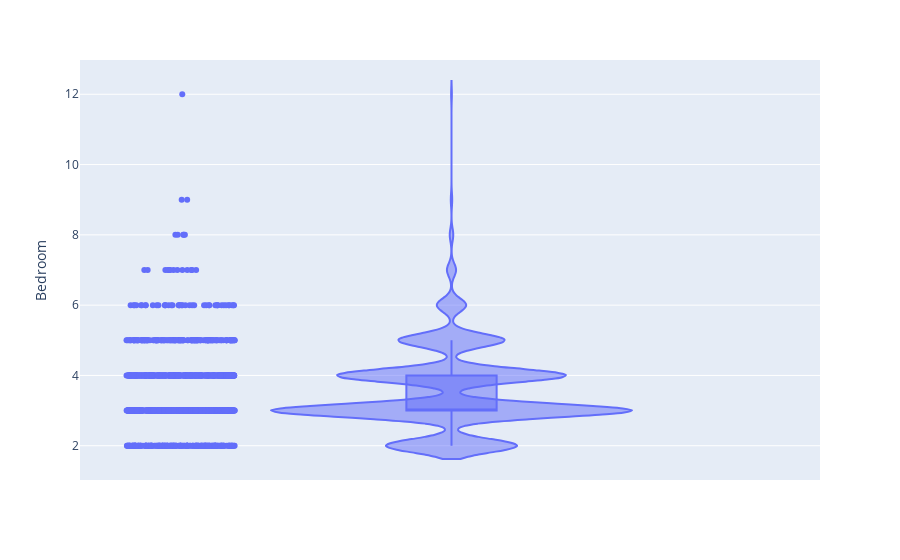

The cell this chart's notebook holds for it:
### Code cell
# violin and boxplots
fig = px.violin(merged_rentals, y="Bedroom", box=True, # draw box plot inside the violin
                points='all', # can be 'outliers', or False
               )
fig.show()

### Figure 1 — Plotly figure (JSON) as saved in the notebook; plotly's stock layout.template omitted (floating-point values rounded to 4 significant figures; data arrays with more than 128 entries replaced by an {"elided": "..."} marker saying what was removed)
{"data": [{"alignmentgroup": "True", "box": {"visible": true}, "hovertemplate": "Bedroom=%{y}<extra></extra>", "legendgroup": "", "marker": {"color": "#636efa"}, "name": "", "offsetgroup": "", "orientation": "v", "points": "all", "scalegroup": "True", "showlegend": false, "type": "violin", "x0": " ", "xaxis": "x", "y": {"elided": "1244 int values"}, "y0": " ", "yaxis": "y"}], "layout": {"legend": {"tracegroupgap": 0}, "margin": {"t": 60}, "violinmode": "group", "xaxis": {"anchor": "y", "domain": [0, 1]}, "yaxis": {"anchor": "x", "domain": [0, 1], "title": {"text": "Bedroom"}}}}
